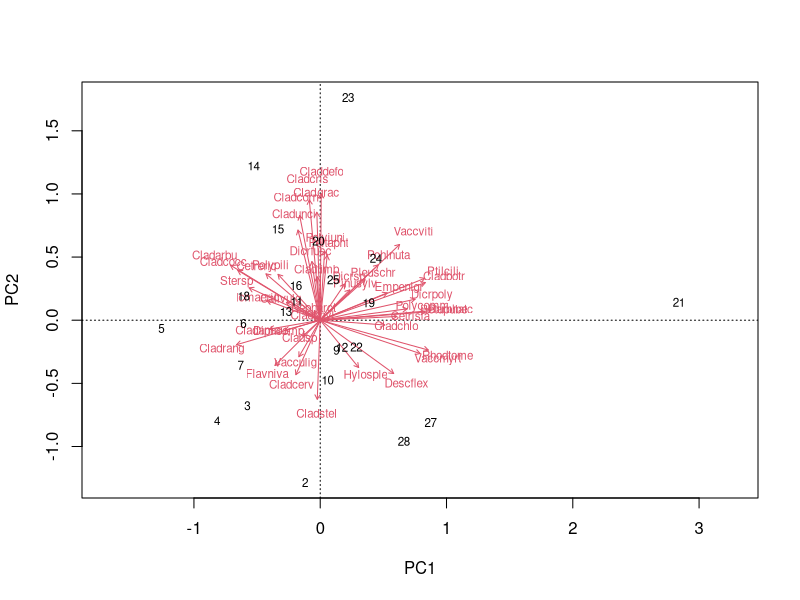
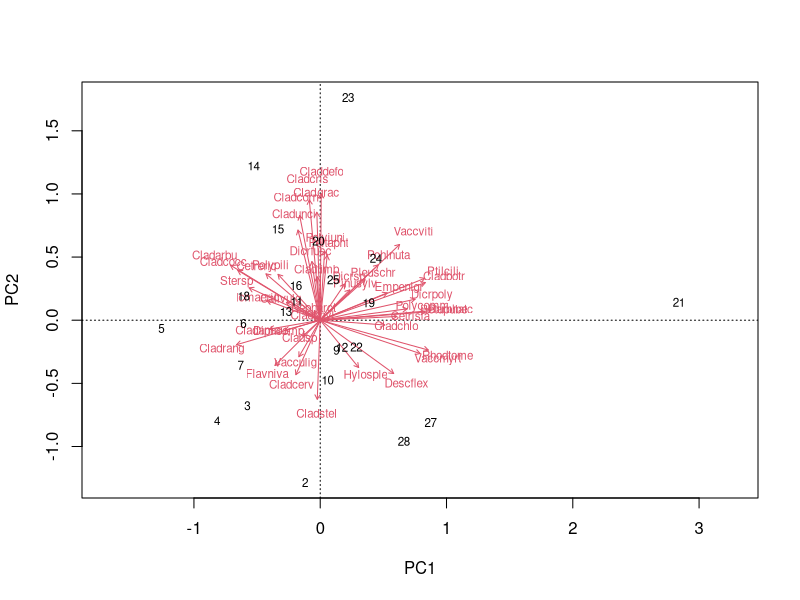
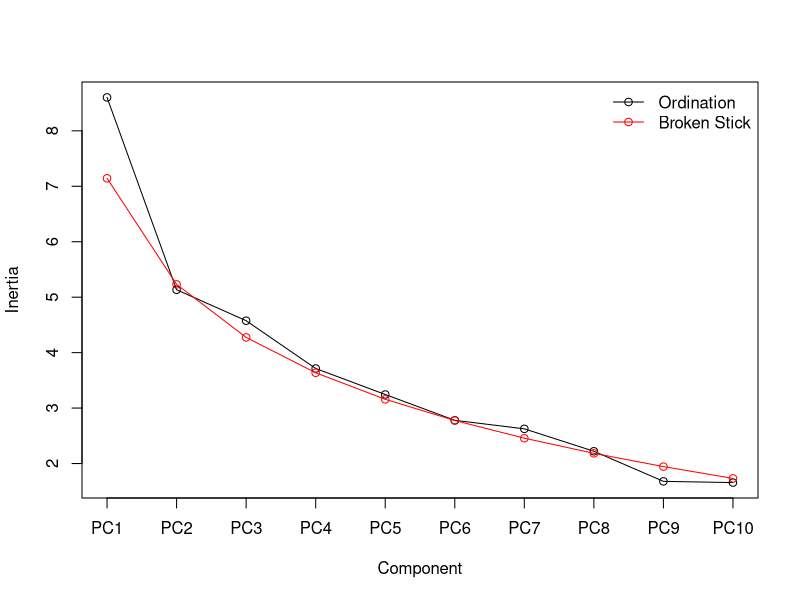
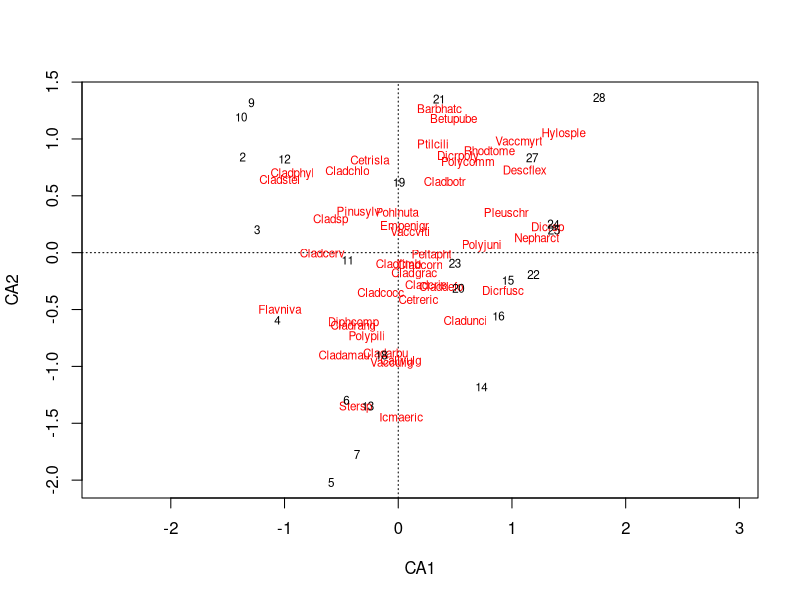
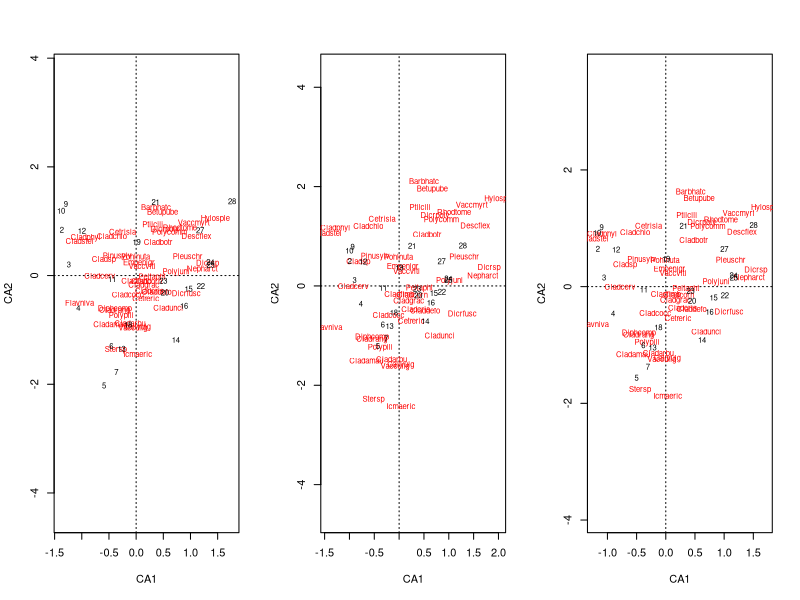
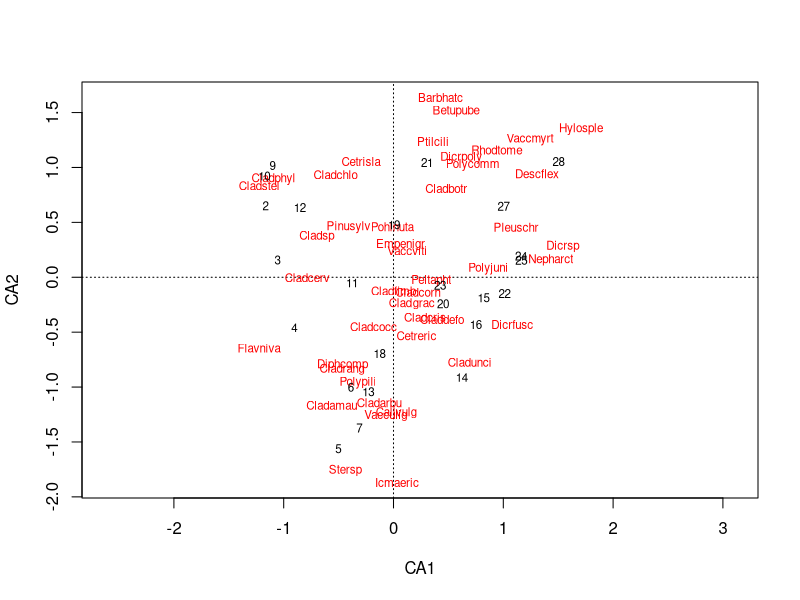
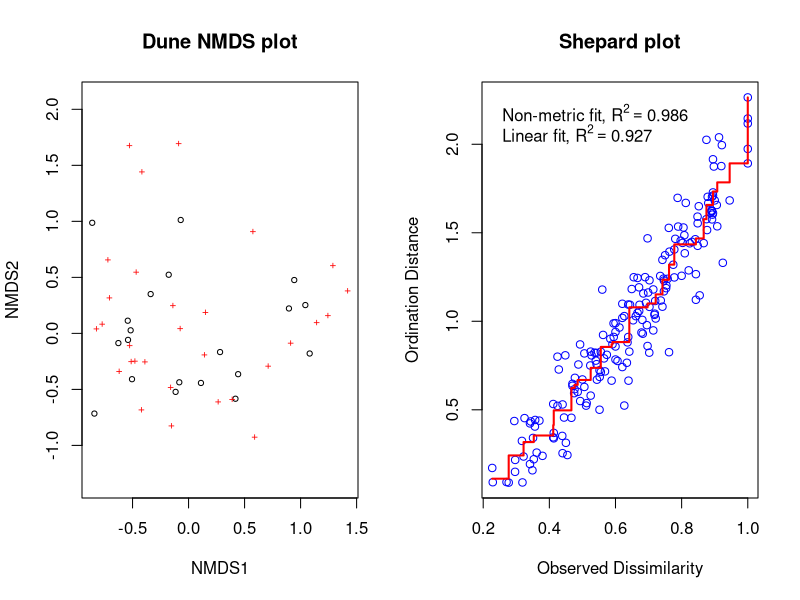

Reproduce these figures in R, in order.
## ---- chunk 1
knitr::opts_chunk$set(comment=NA, fig.align = "center",
                      out.width = "0.7\\linewidth",
                      echo = TRUE, message = TRUE, warning = TRUE,
                      cache = TRUE)
knitr::knit_hooks$set(crop.plot = knitr::hook_pdfcrop)
## ---- chunk 2
library("vegan")
data(varespec, varechem)
## ---- chunk 3
pca <- rda(decostand(varespec, method = "hellinger"), scale = TRUE)
biplot(pca, scaling = "symmetric")
## ---- chunk 4
pca <- rda(decostand(varespec, method = "hellinger"), scale = TRUE)
biplot(pca, scaling = "symmetric")
## ---- chunk 5
head(eigenvals(pca), 6L)
screeplot(pca, bstick = TRUE, type = "l", main = NULL)
## ---- chunk 6
ca <- cca(varespec)
plot(ca)
## ---- chunk 7
layout(matrix(1:3, ncol = 3))
plot(ca, scaling = "species")
plot(ca, scaling = "sites")
plot(ca, scaling = "symmetric")
layout(1)
## ---- chunk 8
ca1 <- cca(varespec)
ca1
## ---- chunk 9
plot(ca1, scaling = "symmetric")
## ---- chunk 10
data(dune)
set.seed(10)
(sol <- metaMDS(dune, trace = FALSE))
## ---- chunk 11
(sol <- metaMDS(dune, previous.best = sol, trace = FALSE))
## ---- chunk 12
layout(matrix(1:2, ncol = 2))
plot(sol, main = "Dune NMDS plot")
stressplot(sol, main = "Shepard plot")
layout(1)
